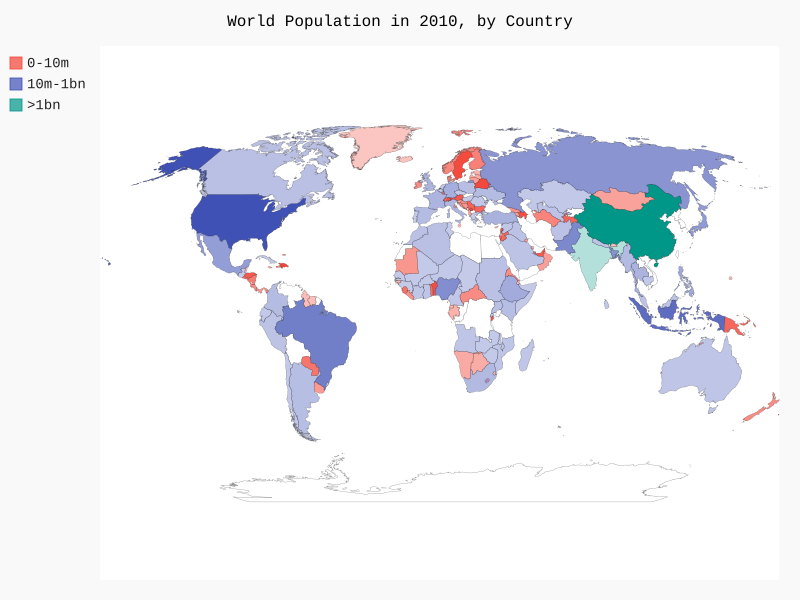

Write the Python code that produced this figure.
import json
import country_codes
from pygal.maps.world import World

# Load the data into a list
filename = 'population_data.json'

with open(filename) as f_obj:
    pop_data = json.load(f_obj)

# build a dictionary of population data
cc_populations = {}
for pop_dict in pop_data:
    if pop_dict['Year'] == 2010:
        country_name = pop_dict['Country Name']
        population = int(pop_dict['Value'])
        code = country_codes.get_country_code(country_name)

        if code:
            cc_populations[code] = population
# Group the countries into 3 population levels
cc_pops_1, cc_pops_2, cc_pops_3 = {}, {}, {}
for cc, pop in cc_populations.items():
    if pop < 10000000:
        cc_pops_1[cc] = pop
    elif pop < 1000000000:
        cc_pops_2[cc] = pop
    else:
        cc_pops_3[cc] = pop

wm = World()
wm.title = 'World Population in 2010, by Country '
wm.add('0-10m', cc_pops_1)
wm.add('10m-1bn', cc_pops_2)
wm.add('>1bn', cc_pops_3)

wm.render_to_file('world_population.svg')
